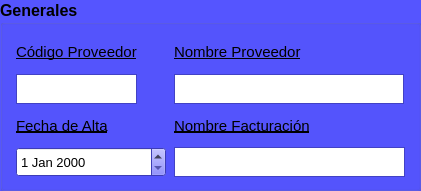
    <widget class="QGroupBox" name="groupBox">
     <property name="geometry">
      <rect>
       <x>22</x>
       <y>40</y>
       <width>421</width>
       <height>191</height>
      </rect>
     </property>
     <property name="minimumSize">
      <size>
       <width>421</width>
       <height>191</height>
      </size>
     </property>
     <property name="maximumSize">
      <size>
       <width>421</width>
       <height>191</height>
      </size>
     </property>
     <property name="palette">
      <palette>
       <active>
        <colorrole role="WindowText">
         <brush brushstyle="SolidPattern">
          <color alpha="255">
           <red>0</red>
           <green>0</green>
           <blue>0</blue>
          </color>
         </brush>
        </colorrole>
        <colorrole role="Button">
         <brush brushstyle="SolidPattern">
          <color alpha="255">
           <red>85</red>
           <green>85</green>
           <blue>255</blue>
          </color>
         </brush>
        </colorrole>
        <colorrole role="Light">
         <brush brushstyle="SolidPattern">
          <color alpha="255">
           <red>212</red>
           <green>212</green>
           <blue>255</blue>
          </color>
         </brush>
        </colorrole>
        <colorrole role="Midlight">
         <brush brushstyle="SolidPattern">
          <color alpha="255">
           <red>148</red>
           <green>148</green>
           <blue>255</blue>
          </color>
         </brush>
        </colorrole>
        <colorrole role="Dark">
         <brush brushstyle="SolidPattern">
          <color alpha="255">
           <red>42</red>
           <green>42</green>
           <blue>127</blue>
          </color>
         </brush>
        </colorrole>
        <colorrole role="Mid">
         <brush brushstyle="SolidPattern">
          <color alpha="255">
           <red>57</red>
           <green>57</green>
           <blue>170</blue>
          </color>
         </brush>
        </colorrole>
        <colorrole role="Text">
         <brush brushstyle="SolidPattern">
          <color alpha="255">
           <red>0</red>
           <green>0</green>
           <blue>0</blue>
          </color>
         </brush>
        </colorrole>
        <colorrole role="BrightText">
         <brush brushstyle="SolidPattern">
          <color alpha="255">
           <red>255</red>
           <green>255</green>
           <blue>255</blue>
          </color>
         </brush>
        </colorrole>
        <colorrole role="ButtonText">
         <brush brushstyle="SolidPattern">
          <color alpha="255">
           <red>0</red>
           <green>0</green>
           <blue>0</blue>
          </color>
         </brush>
        </colorrole>
        <colorrole role="Base">
         <brush brushstyle="SolidPattern">
          <color alpha="255">
           <red>255</red>
           <green>255</green>
           <blue>255</blue>
          </color>
         </brush>
        </colorrole>
        <colorrole role="Window">
         <brush brushstyle="SolidPattern">
          <color alpha="255">
           <red>85</red>
           <green>85</green>
           <blue>255</blue>
          </color>
         </brush>
        </colorrole>
        <colorrole role="Shadow">
         <brush brushstyle="SolidPattern">
          <color alpha="255">
           <red>0</red>
           <green>0</green>
           <blue>0</blue>
          </color>
         </brush>
        </colorrole>
        <colorrole role="AlternateBase">
         <brush brushstyle="SolidPattern">
          <color alpha="255">
           <red>170</red>
           <green>170</green>
           <blue>255</blue>
          </color>
         </brush>
        </colorrole>
        <colorrole role="ToolTipBase">
         <brush brushstyle="SolidPattern">
          <color alpha="255">
           <red>255</red>
           <green>255</green>
           <blue>220</blue>
          </color>
         </brush>
        </colorrole>
        <colorrole role="ToolTipText">
         <brush brushstyle="SolidPattern">
          <color alpha="255">
           <red>0</red>
           <green>0</green>
           <blue>0</blue>
          </color>
         </brush>
        </colorrole>
        <colorrole role="PlaceholderText">
         <brush brushstyle="SolidPattern">
          <color alpha="128">
           <red>0</red>
           <green>0</green>
           <blue>0</blue>
          </color>
         </brush>
        </colorrole>
       </active>
       <inactive>
        <colorrole role="WindowText">
         <brush brushstyle="SolidPattern">
          <color alpha="255">
           <red>0</red>
           <green>0</green>
           <blue>0</blue>
          </color>
         </brush>
        </colorrole>
        <colorrole role="Button">
         <brush brushstyle="SolidPattern">
          <color alpha="255">
           <red>85</red>
           <green>85</green>
           <blue>255</blue>
          </color>
         </brush>
        </colorrole>
        <colorrole role="Light">
         <brush brushstyle="SolidPattern">
          <color alpha="255">
           <red>212</red>
           <green>212</green>
           <blue>255</blue>
          </color>
         </brush>
        </colorrole>
        <colorrole role="Midlight">
         <brush brushstyle="SolidPattern">
          <color alpha="255">
           <red>148</red>
           <green>148</green>
           <blue>255</blue>
          </color>
         </brush>
        </colorrole>
        <colorrole role="Dark">
         <brush brushstyle="SolidPattern">
          <color alpha="255">
           <red>42</red>
           <green>42</green>
           <blue>127</blue>
          </color>
         </brush>
        </colorrole>
        <colorrole role="Mid">
         <brush brushstyle="SolidPattern">
          <color alpha="255">
           <red>57</red>
           <green>57</green>
           <blue>170</blue>
          </color>
         </brush>
        </colorrole>
        <colorrole role="Text">
         <brush brushstyle="SolidPattern">
          <color alpha="255">
           <red>0</red>
           <green>0</green>
           <blue>0</blue>
          </color>
         </brush>
        </colorrole>
        <colorrole role="BrightText">
         <brush brushstyle="SolidPattern">
          <color alpha="255">
           <red>255</red>
           <green>255</green>
           <blue>255</blue>
          </color>
         </brush>
        </colorrole>
        <colorrole role="ButtonText">
         <brush brushstyle="SolidPattern">
          <color alpha="255">
           <red>0</red>
           <green>0</green>
           <blue>0</blue>
          </color>
         </brush>
        </colorrole>
        <colorrole role="Base">
         <brush brushstyle="SolidPattern">
          <color alpha="255">
           <red>255</red>
           <green>255</green>
           <blue>255</blue>
          </color>
         </brush>
        </colorrole>
        <colorrole role="Window">
         <brush brushstyle="SolidPattern">
          <color alpha="255">
           <red>85</red>
           <green>85</green>
           <blue>255</blue>
          </color>
         </brush>
        </colorrole>
        <colorrole role="Shadow">
         <brush brushstyle="SolidPattern">
          <color alpha="255">
           <red>0</red>
           <green>0</green>
           <blue>0</blue>
          </color>
         </brush>
        </colorrole>
        <colorrole role="AlternateBase">
         <brush brushstyle="SolidPattern">
          <color alpha="255">
           <red>170</red>
           <green>170</green>
           <blue>255</blue>
          </color>
         </brush>
        </colorrole>
        <colorrole role="ToolTipBase">
         <brush brushstyle="SolidPattern">
          <color alpha="255">
           <red>255</red>
           <green>255</green>
           <blue>220</blue>
          </color>
         </brush>
        </colorrole>
        <colorrole role="ToolTipText">
         <brush brushstyle="SolidPattern">
          <color alpha="255">
           <red>0</red>
           <green>0</green>
           <blue>0</blue>
          </color>
         </brush>
        </colorrole>
        <colorrole role="PlaceholderText">
         <brush brushstyle="SolidPattern">
          <color alpha="128">
           <red>0</red>
           <green>0</green>
           <blue>0</blue>
          </color>
         </brush>
        </colorrole>
       </inactive>
       <disabled>
        <colorrole role="WindowText">
         <brush brushstyle="SolidPattern">
          <color alpha="255">
           <red>42</red>
           <green>42</green>
           <blue>127</blue>
          </color>
         </brush>
        </colorrole>
        <colorrole role="Button">
         <brush brushstyle="SolidPattern">
          <color alpha="255">
           <red>85</red>
           <green>85</green>
           <blue>255</blue>
          </color>
         </brush>
        </colorrole>
        <colorrole role="Light">
         <brush brushstyle="SolidPattern">
          <color alpha="255">
           <red>212</red>
           <green>212</green>
           <blue>255</blue>
          </color>
         </brush>
        </colorrole>
        <colorrole role="Midlight">
         <brush brushstyle="SolidPattern">
          <color alpha="255">
           <red>148</red>
           <green>148</green>
           <blue>255</blue>
          </color>
         </brush>
        </colorrole>
        <colorrole role="Dark">
         <brush brushstyle="SolidPattern">
          <color alpha="255">
           <red>42</red>
           <green>42</green>
           <blue>127</blue>
          </color>
         </brush>
        </colorrole>
        <colorrole role="Mid">
         <brush brushstyle="SolidPattern">
          <color alpha="255">
           <red>57</red>
           <green>57</green>
           <blue>170</blue>
          </color>
         </brush>
        </colorrole>
        <colorrole role="Text">
         <brush brushstyle="SolidPattern">
          <color alpha="255">
           <red>42</red>
           <green>42</green>
           <blue>127</blue>
          </color>
         </brush>
        </colorrole>
        <colorrole role="BrightText">
         <brush brushstyle="SolidPattern">
          <color alpha="255">
           <red>255</red>
           <green>255</green>
           <blue>255</blue>
          </color>
         </brush>
        </colorrole>
        <colorrole role="ButtonText">
         <brush brushstyle="SolidPattern">
          <color alpha="255">
           <red>42</red>
           <green>42</green>
           <blue>127</blue>
          </color>
         </brush>
        </colorrole>
        <colorrole role="Base">
         <brush brushstyle="SolidPattern">
          <color alpha="255">
           <red>85</red>
           <green>85</green>
           <blue>255</blue>
          </color>
         </brush>
        </colorrole>
        <colorrole role="Window">
         <brush brushstyle="SolidPattern">
          <color alpha="255">
           <red>85</red>
           <green>85</green>
           <blue>255</blue>
          </color>
         </brush>
        </colorrole>
        <colorrole role="Shadow">
         <brush brushstyle="SolidPattern">
          <color alpha="255">
           <red>0</red>
           <green>0</green>
           <blue>0</blue>
          </color>
         </brush>
        </colorrole>
        <colorrole role="AlternateBase">
         <brush brushstyle="SolidPattern">
          <color alpha="255">
           <red>85</red>
           <green>85</green>
           <blue>255</blue>
          </color>
         </brush>
        </colorrole>
        <colorrole role="ToolTipBase">
         <brush brushstyle="SolidPattern">
          <color alpha="255">
           <red>255</red>
           <green>255</green>
           <blue>220</blue>
          </color>
         </brush>
        </colorrole>
        <colorrole role="ToolTipText">
         <brush brushstyle="SolidPattern">
          <color alpha="255">
           <red>0</red>
           <green>0</green>
           <blue>0</blue>
          </color>
         </brush>
        </colorrole>
        <colorrole role="PlaceholderText">
         <brush brushstyle="SolidPattern">
          <color alpha="128">
           <red>0</red>
           <green>0</green>
           <blue>0</blue>
          </color>
         </brush>
        </colorrole>
       </disabled>
      </palette>
     </property>
     <property name="font">
      <font>
       <pointsize>12</pointsize>
       <weight>75</weight>
       <bold>true</bold>
      </font>
     </property>
     <property name="autoFillBackground">
      <bool>true</bool>
     </property>
     <property name="title">
      <string>Generales</string>
     </property>
     <layout class="QGridLayout" name="gridLayout">
      <item row="0" column="0">
       <widget class="QLabel" name="label_2">
        <property name="font">
         <font>
          <pointsize>11</pointsize>
          <weight>50</weight>
          <bold>false</bold>
          <underline>true</underline>
         </font>
        </property>
        <property name="text">
         <string>Código Proveedor</string>
        </property>
       </widget>
      </item>
      <item row="0" column="1">
       <widget class="QLabel" name="label_3">
        <property name="font">
         <font>
          <pointsize>11</pointsize>
          <weight>50</weight>
          <bold>false</bold>
          <underline>true</underline>
         </font>
        </property>
        <property name="text">
         <string>Nombre Proveedor</string>
        </property>
       </widget>
      </item>
      <item row="1" column="0">
       <widget class="QPlainTextEdit" name="plainTextEdit">
        <property name="minimumSize">
         <size>
          <width>121</width>
          <height>30</height>
         </size>
        </property>
        <property name="maximumSize">
         <size>
          <width>121</width>
          <height>30</height>
         </size>
        </property>
       </widget>
      </item>
      <item row="1" column="1">
       <widget class="QPlainTextEdit" name="plainTextEdit_2">
        <property name="maximumSize">
         <size>
          <width>230</width>
          <height>30</height>
         </size>
        </property>
       </widget>
      </item>
      <item row="2" column="0">
       <widget class="QLabel" name="label_5">
        <property name="font">
         <font>
          <pointsize>11</pointsize>
          <weight>50</weight>
          <bold>false</bold>
          <underline>true</underline>
         </font>
        </property>
        <property name="text">
         <string>Fecha de Alta</string>
        </property>
       </widget>
      </item>
      <item row="2" column="1">
       <widget class="QLabel" name="label_4">
        <property name="font">
         <font>
          <pointsize>11</pointsize>
          <weight>50</weight>
          <bold>false</bold>
          <underline>true</underline>
         </font>
        </property>
        <property name="text">
         <string>Nombre Facturación</string>
        </property>
       </widget>
      </item>
      <item row="3" column="0">
       <widget class="QDateEdit" name="dateEdit">
        <property name="minimumSize">
         <size>
          <width>150</width>
          <height>30</height>
         </size>
        </property>
        <property name="maximumSize">
         <size>
          <width>150</width>
          <height>30</height>
         </size>
        </property>
        <property name="font">
         <font>
          <pointsize>10</pointsize>
          <weight>50</weight>
          <bold>false</bold>
         </font>
        </property>
       </widget>
      </item>
      <item row="3" column="1">
       <widget class="QPlainTextEdit" name="plainTextEdit_3">
        <property name="minimumSize">
         <size>
          <width>231</width>
          <height>30</height>
         </size>
        </property>
        <property name="maximumSize">
         <size>
          <width>231</width>
          <height>30</height>
         </size>
        </property>
       </widget>
      </item>
     </layout>
    </widget>
